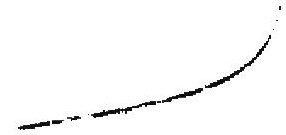
#> input picture SVR/20130408140700(cut).jpg, 286 x 135 px
$ python RGB-BW.py
#> lines starting #> are read from the running program, lines starting #| are printed output that depends on the picture; after the words box and inside, x2 and y2 are one past the last pixel; in counts of white or black regions, pixels touching at a corner belong together
# -*- coding: utf-8 -*-
"""
Created on Sat Nov 16 11:58:39 2019

@author: 公园
"""

from PIL import Image
image_file = Image.open("20130408140700(cut).jpg") # open colour image
#> image_file is the input picture: PIL image 286x135 RGB; min 0, max 255, mean 249
image_file = image_file.convert('1') # convert image to black and white
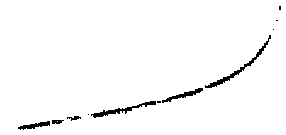
#> image_file: PIL image 286x135 1; 97.6% white; 11 black regions (5 under 20 px), largest, box (x1, y1, x2, y2) and area: (205, 35, 271, 88) 289, (91, 101, 156, 118) 240, (162, 88, 203, 103) 159, (18, 121, 50, 130) 128, (52, 120, 64, 124) 38, (67, 116, 81, 121) 35
image_file.save('result.png')

$ run again, with SVR/20161122110000(cut).jpg copied over SVR/20130408140700(cut).jpg
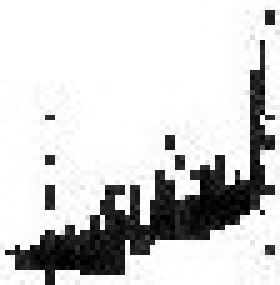
#> input picture SVR/20161122110000(cut).jpg, 56 x 57 px (shown 5 times larger)
#> image_file is the input picture: PIL image 56x57 RGB; min 0, max 255, mean 208.9
#> `image_file = image_file.convert('1')`:
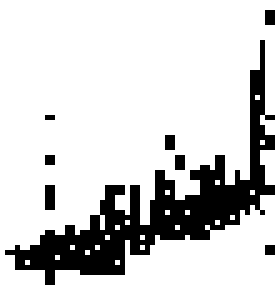
#> image_file: PIL image 56x57 1 (shown 5 times larger); 81.6% white; 8 black regions (7 under 20 px), largest, box (x1, y1, x2, y2) and area: (1, 8, 55, 57) 548

$ run again, with SVR/20161122110000(cutF).jpg copied over SVR/20130408140700(cut).jpg
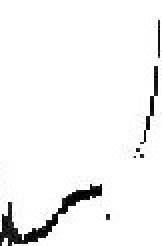
#> input picture SVR/20161122110000(cutF).jpg, 81 x 123 px (shown 2 times larger)
#> image_file is the input picture: PIL image 81x123 RGB; min 0, max 255, mean 243.6
#> `image_file = image_file.convert('1')`:
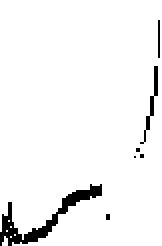
#> image_file: PIL image 81x123 1 (shown 2 times larger); 95.5% white; 7 black regions (5 under 20 px), largest, box (x1, y1, x2, y2) and area: (0, 92, 51, 123) 345, (70, 33, 79, 72) 72
